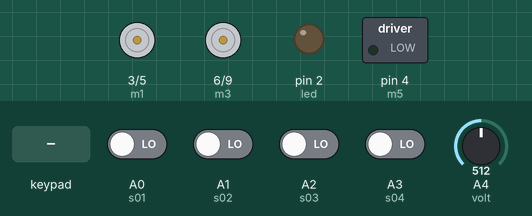
Bench run of a sketch on a simulated Arduino Uno, built with avr-gcc and run on an emulated ATmega328P. Parts: motor-driver pin pairs drawn as motors (green arrow = first pin HIGH = forward, orange = second pin HIGH = backward, longer = more drive), switched loads named in the sketch (green lamp = pin HIGH), output pins drawn as LEDs (lit = HIGH). The inputs (shaded band) are chosen by the test bench; at power-on: A0 (s01), A1 (s02), A2 (s03), A3 (s04) LOW, A4 (volt) = 512. What the sketch prints to the serial monitor is not drawn.

Above: at 1.5 s.
1.6 s: key 'X' pressed
At 2.28 s:
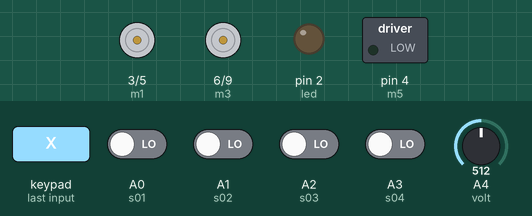
3.9 s: key 'S' pressed
At 4.75 s:
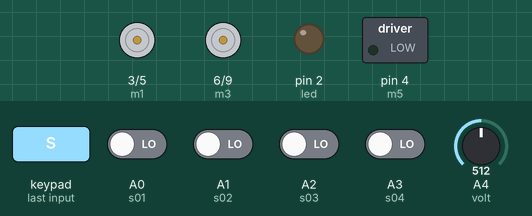
Timing chart, 0 to 6.9 s (numbered marks = the images above; inputs shaded):
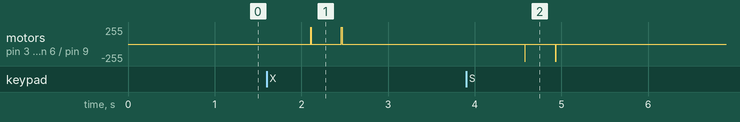

The sketch:

SUMOBOT_RC_PS2.ino
```cpp
#include <PS2X_lib.h>  //library v1.6

#define PS2_DAT     12  //14
#define PS2_CMD     11  //15
#define PS2_SEL     10  //16
#define PS2_CLK     13  //17
#define pressures   true
#define rumble      true

#define m1 3 //kanan maju
#define m2 5 //kanan mundur
#define m3 6 //kiri maju
#define m4 9 //kiri mundur
#define m5 4 //relay

#define led 2

#define led1 2
#define led2 2

//sensor
const int s01  = A0;
const int s02  = A1;
const int s03  = A2;
const int s04  = A3;
const int volt = A4; //voltmeter
const int ser  = A5; //servo

int s1;
int s2;
int s3;
int s4;
int v;

float vout = 0.0;
float vin = 0.0;
float R1 = 100000.0; // resistansi R1 (100K)
float R2 = 10000.0;  // resistansi R2 (10K)

PS2X ps2x; // PS2 Controller Class

int error = 0;
byte type = 0;

void setup(){
  pinMode(m1, OUTPUT);
  pinMode(m2, OUTPUT);
  pinMode(m3, OUTPUT);
  pinMode(m4, OUTPUT);
  pinMode(m5, OUTPUT);

  pinMode(led, OUTPUT);
  pinMode(led1, OUTPUT);
  pinMode(led2, OUTPUT);

  pinMode(s01, INPUT);
  pinMode(s02, INPUT);
  pinMode(s03, INPUT);
  pinMode(s04, INPUT);
  pinMode(volt, INPUT);

  digitalWrite(m1, LOW);
  digitalWrite(m2, LOW);
  digitalWrite(m3, LOW);
  digitalWrite(m4, LOW);
  digitalWrite(m5, LOW);
  digitalWrite(led, LOW);

  Serial.begin(57600);
  delay(300);  //added delay to give wireless ps2 module some time to startup, before configuring it

  //setup pins and settings: GamePad(clock, command, attention, data, Pressures?, Rumble?) check for error
  error = ps2x.config_gamepad(PS2_CLK, PS2_CMD, PS2_SEL, PS2_DAT, pressures, rumble);

  if(error == 0){
    Serial.println("Found Controller, configured successful ");
    Serial.println("pressures = " + String(pressures ? "true " : "false"));
    Serial.println("rumble = " + String(rumble ? "true)" : "false"));
    Serial.println("Try out all the buttons, X will vibrate the controller, faster as you press harder;");
    Serial.println("holding L1 or R1 will print out the analog stick values.");
    Serial.println("Note: Go to www.billporter.info for updates and to report bugs.");
  }
  else if(error == 1)
    Serial.println("No controller found, check wiring, see readme.txt to enable debug. visit www.billporter.info for troubleshooting tips");

  else if(error == 2)
    Serial.println("Controller found but not accepting commands. see readme.txt to enable debug. Visit www.billporter.info for troubleshooting tips");

  else if(error == 3)
    Serial.println("Controller refusing to enter Pressures mode, may not support it. ");

  type = ps2x.readType();

  if      (type == 0) Serial.print("Unknown Controller type found ");
  else if (type == 1) Serial.print("DualShock Controller found ");
  else if (type == 2) Serial.print("GuitarHero Controller found ");
  else if (type == 3) Serial.print("Wireless Sony DualShock Controller found ");

}

void loop() {

  s1 = digitalRead(s01);
  s2 = digitalRead(s02);
  s3 = digitalRead(s03);
  s4 = digitalRead(s04);
  v = analogRead(volt);

  vout = (v * 5.0) / 1024.0;
  vin = vout / (R2/(R1+R2));

  if (vin <= 11.4) digitalWrite(led, HIGH);

  ps2x.read_gamepad(); //read controller and set large motor to spin at 'vibrate' speed

  if (error == 1);
    setup();

  berhenti();

  if      (ps2x.Analog(PSS_LY) <= 50)  kiri_mundur();
  else if (ps2x.Analog(PSS_LY) >= 200) kiri_maju();
  else                                 kiri_mati();

  if      (ps2x.Analog(PSS_RY) <= 50)  kanan_mundur();
  else if (ps2x.Analog(PSS_RY) >= 200) kanan_maju();
  else                                 kanan_mati();

  if (ps2x.Button(PSB_R1)) digitalWrite(m5, HIGH);

  if (ps2x.Button(PSB_CROSS))  maju();
  if (ps2x.Button(PSB_SQUARE)) mundur();


  delay(10);
}

void kiri_maju(){
  digitalWrite(m1, HIGH);
  digitalWrite(m2, LOW);
}

void kiri_mundur(){
  digitalWrite(m1, LOW);
  digitalWrite(m2, HIGH);
}

void kiri_mati(){
  digitalWrite(m1, LOW);
  digitalWrite(m2, LOW);
}

void kanan_maju(){
  digitalWrite(m3, HIGH);
  digitalWrite(m4, LOW);
}

void kanan_mundur(){
  digitalWrite(m3, LOW);
  digitalWrite(m4, HIGH);
}

void kanan_mati(){
  digitalWrite(m3, LOW);
  digitalWrite(m4, LOW);
}

void mundur(){
  kiri_mundur();
  kanan_mundur();
}

void maju(){
  kanan_maju();
  kiri_maju();
}

void berhenti(){
  kanan_mati();
  kiri_mati();
}
```

Measured:
- after the input at 1.6 s, motor on pin 3 (m1) / pin 5 (m2), motor on pin 6 (m3) / pin 9 (m4): alternates forward 255/255 for 0.01 s and stopped for 0.34 s, 4 changes in all, then stays stopped, starting after 0.51 s
- after the input at 3.9 s, motor on pin 3 (m1) / pin 5 (m2), motor on pin 6 (m3) / pin 9 (m4): alternates backward 255/255 for 0.01 s and stopped for 0.34 s, 4 changes in all, then stays stopped, starting after 0.68 s
